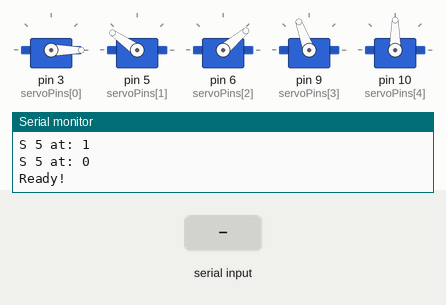
Simulated run of this program. Board: Arduino Uno, built with avr-gcc and run on an emulated ATmega328P. Shown: 5 × servo, the last lines printed to the serial monitor. The inputs (shaded band) are chosen by the test bench.

Above: at 9.4 s.
9.5 s: "R90\n" received over Serial
At 10.0 s:
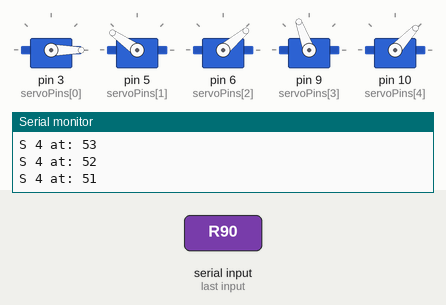
12.5 s: "R,45\n" received over Serial
At 13.2 s:
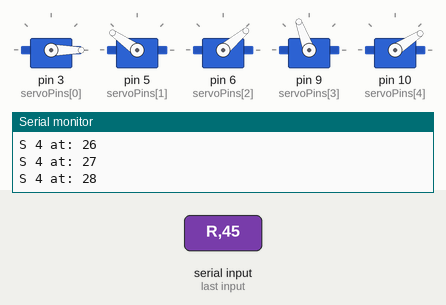
18.5 s: "R\n" received over Serial
21.5 s: "R90\n" received over Serial
Timing chart, 0 to 25.5 s (numbered marks = the images above; inputs shaded):
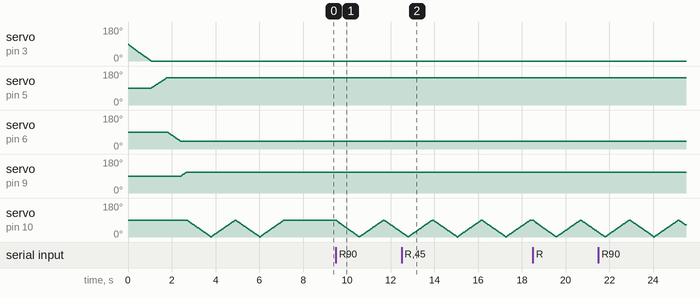

The program:

main.cpp
```cpp
#include <Servo.h>
#include <Arduino.h>


void servoControl(int ServoNo, int degree);
void serialMorniHandle();
void resetServo();
void smoothServoControl(int ServoNo, int degree, int interpolate, int delayTime);
unsigned long currentMillis = millis();

//Define the Servo 5,6,9,10,11
#define SERVO_01_PIN 3
#define SERVO_02_PIN 5
#define SERVO_03_PIN 6
#define SERVO_04_PIN 9
#define SERVO_05_PIN 10
#define SERVO_06_PIN 11

Servo servo[6];

int servoPins[6] = {3, 5, 6, 9, 10, 11};


int sAngle[] = {0, 0, 0, 0, 0, 0};

int servoNumber = 0, servoAngle = 90, mode = 0;
unsigned long previousMillis = 0;

Servo myservo; // Declare Servo object
char inputBuffer[10]; // Buffer to store serial input
int bufferIndex = 0; // Index for input buffer

void setup() {
  for (int i = 0; i < 5; i++) {
    pinMode(servoPins[i], OUTPUT);
  }
  // Attach servo to pin
  for (int i = 0; i < 5; i++) {
    servo[i].attach(servoPins[i], 500, 2500);
  }

  Serial.begin(9600);
  resetServo();
  Serial.println("Ready!");
}

void loop() {
  serialMorniHandle();
}


void serialMorniHandle() {

  if (Serial.available() > 0) {
    String input = Serial.readStringUntil('\n'); // Read input from serial

    if (input.startsWith("S")) {
      mode = 0; // Set mode to select servo
      Serial.println("Selecting Servo, Type your servo number (0-5)");
    }
    else if (input.startsWith("D")) {
      mode = 1; // Set mode to set angle
      Serial.print("Selecting Degree, Enter your degree for servo ");
      Serial.println(servoNumber);
    }
    else if (input.startsWith("E")) {
      mode = 2; // Set mode to set angle
      Serial.print("[Force] Selecting Degree, Enter your degree for servo ");
      Serial.println(servoNumber);
    }
    else if (input.startsWith("G")) {
      // Get servo angle
      Serial.print("Servo ");
      Serial.print(servoNumber);
      Serial.print(" | Angle: ");
      Serial.println(servoAngle);
    }
    else if (input.startsWith("R")) {
      // Get servo angle
      Serial.println("Reset All Servo ");
      resetServo();

    }

    else {
      // Parse input
      int value = input.toInt();
      if (mode == 0) {
        // Set servo number
        servoNumber = value;
        Serial.print("[Select] Now controlling servo ");
        Serial.println(servoNumber);
      }
      else if (mode == 1) {
        // Set servo angle
        servoAngle = value;
        Serial.print("[Set] Servo ");
        Serial.print(servoNumber);
        Serial.print(" is now set to ");
        Serial.println(servoAngle);
        smoothServoControl(servoNumber, servoAngle, 1, 25);

      }
      else if (mode == 2) {
        // Set servo angle
        servoAngle = value;
        Serial.print("[Force] Servo ");
        Serial.print(servoNumber);
        Serial.print(" is now set to ");
        Serial.println(servoAngle);
        servoControl(servoNumber, servoAngle);
      }
    }
  }
}
void servoControl(int ServoNo, int degree){
  if (degree > 180){
    degree = 180;
  }
  if (degree > 110 && ServoNo == 3) {
    degree = 110;
  }
  servo[ServoNo].write(degree);
  Serial.print("S ");
  Serial.print(ServoNo);
  Serial.print(" at: ");
  Serial.println(servo[ServoNo].read());

}

void smoothServoControl(int ServoNo, int targetDegree, int step = 1, int delayTime = 10) {
  int currentDegree = servo[ServoNo].read();

  if (targetDegree > 180) {
    targetDegree = 180;
  }

  if (targetDegree > 110 && ServoNo == 3) {
    targetDegree = 110;
  }

  if (currentDegree == targetDegree) {
    return;  // No need to move if already at the target degree
  }

  int direction = (currentDegree < targetDegree) ? 1 : -1;

  unsigned long previousMillis = millis();

  while (currentDegree != targetDegree) {
    if (millis() - previousMillis >= delayTime) {
      currentDegree += step * direction;

      if ((direction == 1 && currentDegree > targetDegree) || (direction == -1 && currentDegree < targetDegree)) {
        currentDegree = targetDegree;
      }

      servo[ServoNo].write(currentDegree);
        Serial.print("S ");
        Serial.print(ServoNo);
        Serial.print(" at: ");
        Serial.println(servo[ServoNo].read());

      previousMillis = millis();
    }
  }

}


void resetServo(){


  // servoControl(0, 0);
  // delay(500);
  // servoControl(1, 90);
  // delay(500);
  // servoControl(2, 180);
  // delay(500);
  // servoControl(3, 90);
  // delay(500);
  // servoControl(4, 0);
  // delay(500);
  // servoControl(5, 0);
  // delay(750);


  // servoControl(0, 0);
  // delay(500);
  // servoControl(1, 50);
  // delay(500);
  // servoControl(2, 180);
  // delay(500);
  // servoControl(3, 90);
  // delay(500);
  // servoControl(4, 90);
  // delay(500);
  // servoControl(5, 0);
  // delay(1000);


  smoothServoControl(0, 0);
  // delay(500);
  smoothServoControl(1, 145);
  // delay(1500);
  smoothServoControl(2, 40);
  // delay(500);
  smoothServoControl(3, 110); ///ตัวอวศา gripper
  // delay(500);
  smoothServoControl(4, 0);  ///เอียง gripper
  smoothServoControl(4, 90); ///เอียง gripper
  smoothServoControl(4, 0);   ///เอียง gripper
  smoothServoControl(4, 90);  ///เอียง gripper
  // delay(500);
  smoothServoControl(5, 0);
  // delay(5000);


}
```
